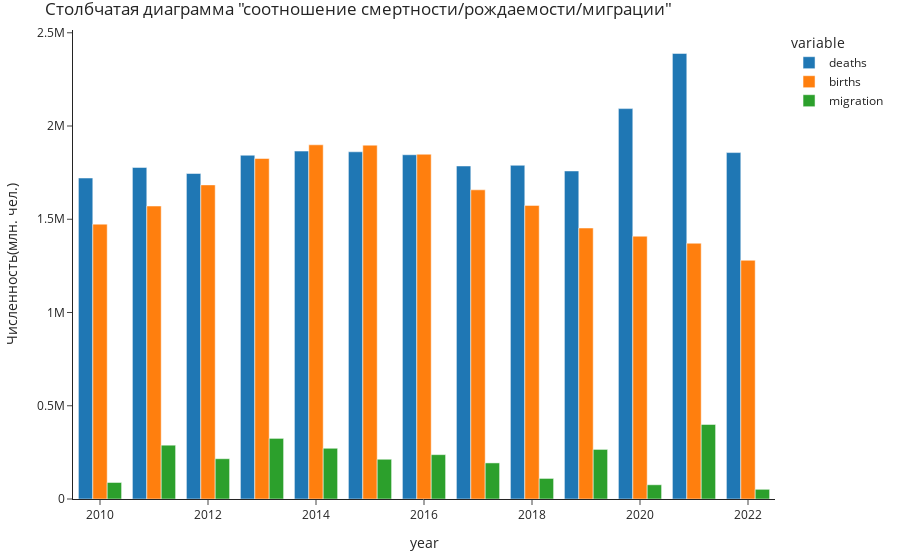

Write notebook code for a chart like this one.
### Code cell
# -*- coding: utf-8 -*-

"""
Код построения столбчатой диаграммы Plotly
"""

import pandas as pd
import plotly.express as px
import time


df = pd.read_csv('data_mun_demography_123_v20240612.csv', sep=';')
df.head()

a = df['year']
b = df['population']
c = df['deaths']
d = df['births']
e = df['migration']

start_time = time.time()
fig = px.bar(
    df,
    x=a,
    y=[c, d, e],
    template="simple_white",
)
fig.update_layout(
    xaxis_title=a.name,
    yaxis_title='Численность(млн. чел.)',
    barmode='group',
    title='Столбчатая диаграмма "соотношение смертности/рождаемости/миграции"',
    margin=dict(l=30, r=30, t=30, b=20),
)
stop_time = time.time()
time2 = round(stop_time - start_time, 2)
print(f'Время построения столбчатой диаграммы PX = {time2} секунд')
fig.show()

### Figure 1 — Plotly figure (JSON) as saved in the notebook; plotly's stock layout.template omitted (floating-point values rounded to 4 significant figures)
{"data": [{"alignmentgroup": "True", "hovertemplate": "variable=deaths<br>year=%{x}<br>value=%{y}<extra></extra>", "legendgroup": "deaths", "marker": {"color": "#1F77B4", "pattern": {"shape": ""}}, "name": "deaths", "offsetgroup": "deaths", "orientation": "v", "showlegend": true, "textposition": "auto", "type": "bar", "x": [2010, 2011, 2012, 2013, 2014, 2015, 2016, 2017, 2018, 2019, 2020, 2021, 2022], "xaxis": "x", "y": [1721108, 1777845, 1745423, 1843328, 1865506, 1861645, 1845888, 1785678, 1789372, 1759010, 2093277, 2389085, 1857505], "yaxis": "y"}, {"alignmentgroup": "True", "hovertemplate": "variable=births<br>year=%{x}<br>value=%{y}<extra></extra>", "legendgroup": "births", "marker": {"color": "#FF7F0E", "pattern": {"shape": ""}}, "name": "births", "offsetgroup": "births", "orientation": "v", "showlegend": true, "textposition": "auto", "type": "bar", "x": [2010, 2011, 2012, 2013, 2014, 2015, 2016, 2017, 2018, 2019, 2020, 2021, 2022], "xaxis": "x", "y": [1473894, 1571089, 1684264, 1825672, 1899250, 1897339, 1848712, 1657729, 1574306, 1452994, 1409152, 1371462, 1280079], "yaxis": "y"}, {"alignmentgroup": "True", "hovertemplate": "variable=migration<br>year=%{x}<br>value=%{y}<extra></extra>", "legendgroup": "migration", "marker": {"color": "#2CA02C", "pattern": {"shape": ""}}, "name": "migration", "offsetgroup": "migration", "orientation": "v", "showlegend": true, "textposition": "auto", "type": "bar", "x": [2010, 2011, 2012, 2013, 2014, 2015, 2016, 2017, 2018, 2019, 2020, 2021, 2022], "xaxis": "x", "y": [88582, 288555, 215920, 324983, 272014, 213128, 237789, 193544, 110299, 265918, 76256, 399792, 51887], "yaxis": "y"}], "layout": {"barmode": "group", "legend": {"title": {"text": "variable"}, "tracegroupgap": 0}, "margin": {"b": 20, "l": 30, "r": 30, "t": 30}, "title": {"text": "Столбчатая диаграмма \"соотношение смертности/рождаемости/миграции\""}, "xaxis": {"anchor": "y", "domain": [0, 1], "title": {"text": "year"}}, "yaxis": {"anchor": "x", "domain": [0, 1], "title": {"text": "Численность(млн. чел.)"}}}}
